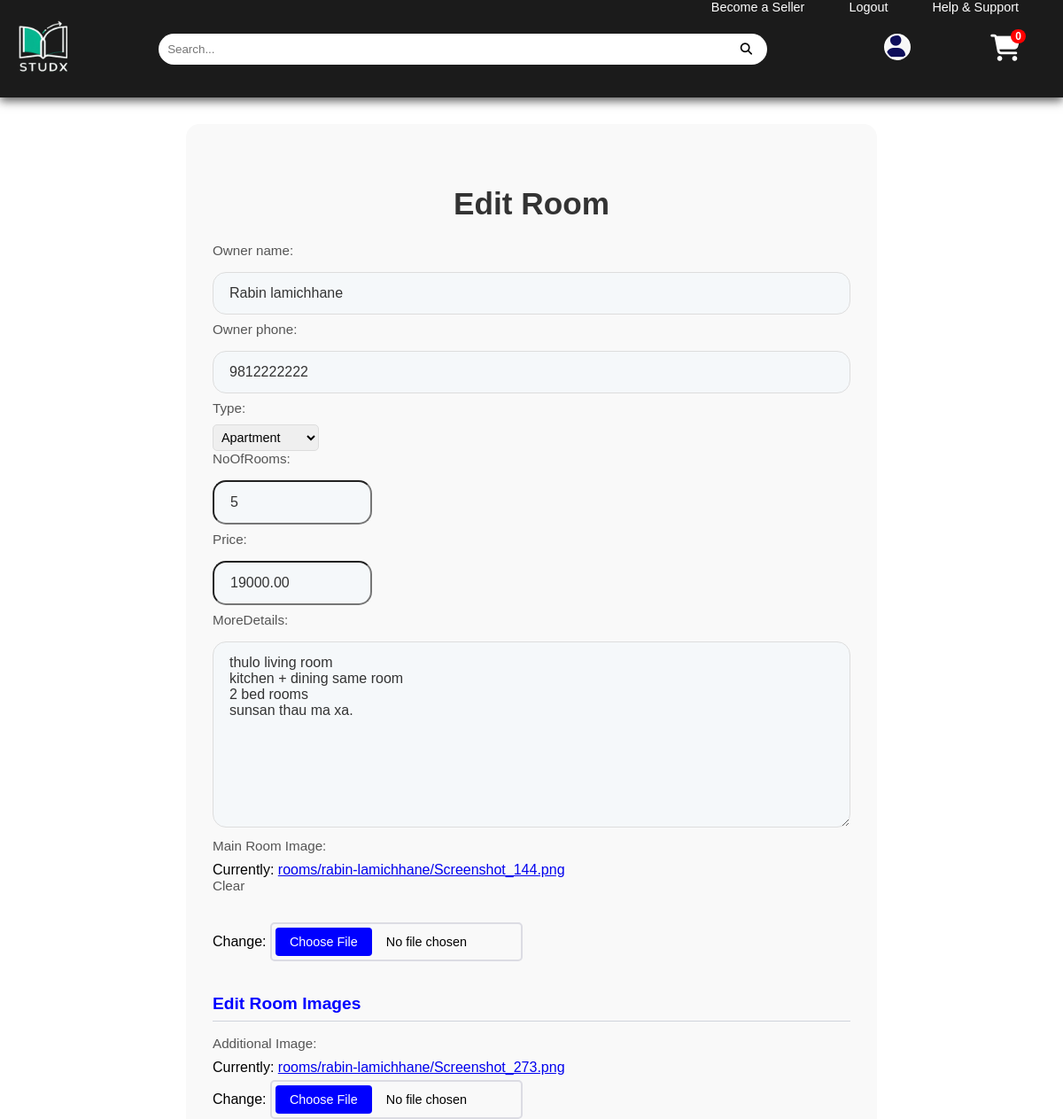
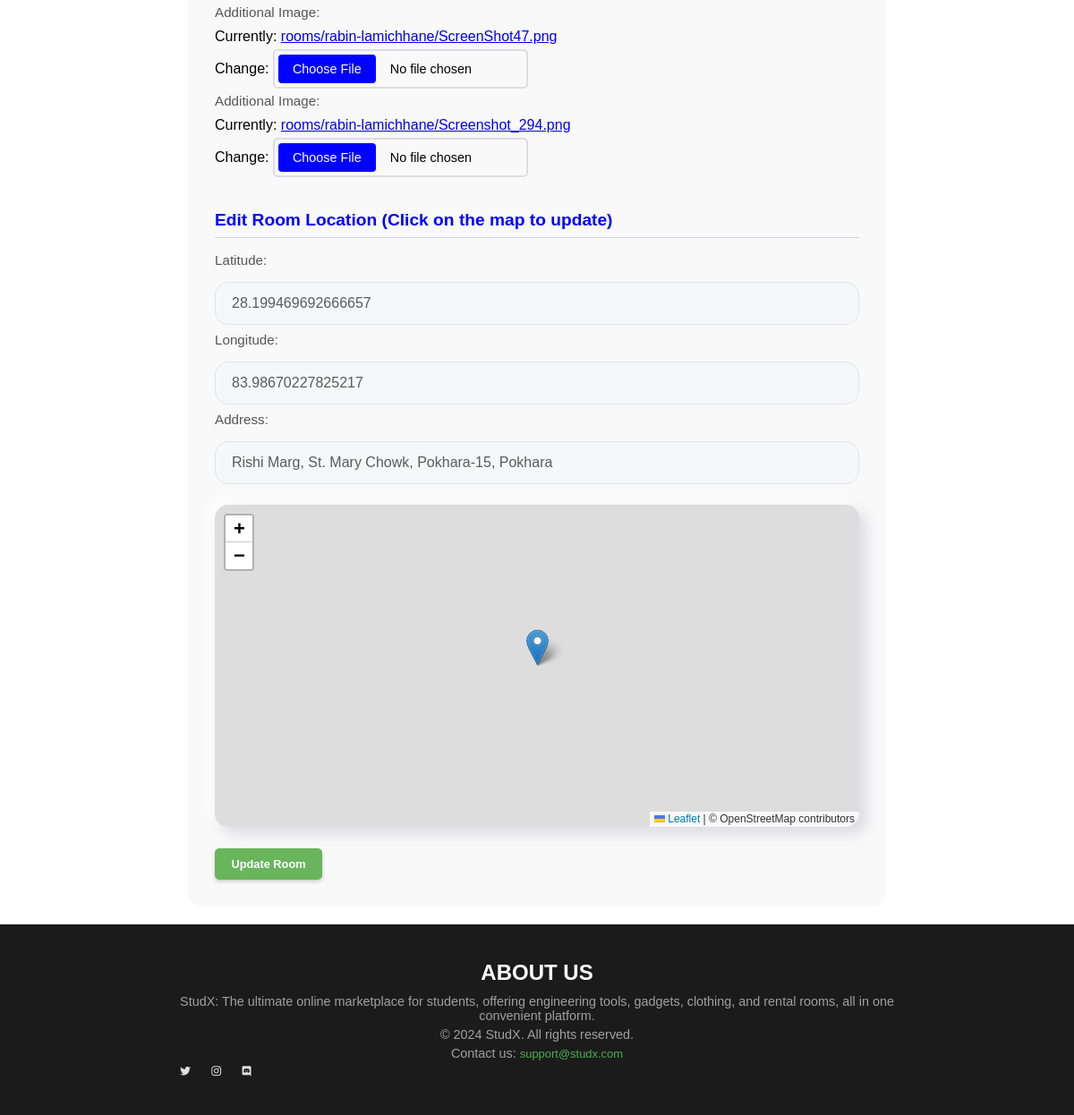
Screenshot of /edit-room/13/ (signed in) with the database file from the repository (2 pictures, top to bottom).
### rent/models.py (models this page shows, shortened)
class Room(models.Model):
    ROOM_TYPES = [
        ('single', 'Single Room'),
        ('double', 'Double Room'),
        ('apartment', 'Apartment'),
        ('hostel', 'Hostel Bed'),
    ]
    owner_name = models.CharField(max_length=100)
    owner_phone = models.CharField(max_length=20)
    type = models.CharField(max_length=100, choices=ROOM_TYPES)
    noOfRooms = models.PositiveIntegerField()
    price = models.DecimalField(max_digits=10, decimal_places=2, default=0.00)
    latitude = models.FloatField()
    longitude = models.FloatField()
    address = models.CharField(max_length=255, blank=True)  # New field
    detailsBy = models.ForeignKey(User, on_delete=models.CASCADE)
    moreDetails = models.TextField()
    main_image = models.ImageField(
        upload_to=room_image_upload_path,
        null=True,
        blank=True,
        verbose_name="Main Room Image"
    )

### rent/views.py (the view)
# urls.py: path('edit-room/<int:room_id>/', views.edit_room, name='edit_room'),
def edit_room(request, room_id):
    room = get_object_or_404(Room, id=room_id)
    if request.user != room.detailsBy:
        return HttpResponseForbidden("You are not allowed to edit this room.")
    RoomImageFormSet = modelformset_factory(RoomImage, form=RoomImageForm, extra=0)
    if request.method == 'POST':
        form = RoomForm(request.POST, request.FILES, instance=room)
        formset = RoomImageFormSet(request.POST, request.FILES, queryset=RoomImage.objects.filter(room=room))
        if form.is_valid() and formset.is_valid():
            room = form.save(commit=False)
            latitude = request.POST.get('latitude')
            longitude = request.POST.get('longitude')
            address = request.POST.get('address')
            if latitude and longitude:
                room.latitude = latitude
                room.longitude = longitude
            if address:
                room.address = address
            room.save()
            for form in formset:
                if form.cleaned_data.get('image'):
                    room_image = form.save(commit=False)
                    room_image.room = room
                    room_image.save()
            messages.success(request, 'Room updated successfully.')
            return redirect('room_details', room_id=room.id)
        else:
            messages.error(request, 'Please correct the errors below.')
    else:
        form = RoomForm(instance=room)
        formset = RoomImageFormSet(queryset=RoomImage.objects.filter(room=room))
    return render(request, 'edit_room.html', {
        'form': form,
        'formset': formset,
        'room': room,
    })

### rent/forms.py
class RoomForm(forms.ModelForm):
    class Meta:
        model = Room
        fields = ['owner_name', 'owner_phone', 'type', 'noOfRooms', 'price', 'latitude', 'longitude','moreDetails', 'main_image']
        widgets = {
            'latitude': forms.HiddenInput(),
            'longitude': forms.HiddenInput(),
        }

### cart/cart.py (called while the page is built)
    def __len__(self):
        return len(self.cart)

### cart/context_processor.py (called while the page is built)
def cart(request):
    return {'cart': Cart(request)}

### store/templatetags/custom_filters.py (called while the page is built)
@register.filter
def sign_username(username):
    return signer.sign(username).split(":")[1]

### rent/templates/edit_room.html (shortened to what this page needs)
{% extends 'base.html' %}
{% block content %}
    <div class="edit-room-wrapper">
        <h2>Edit Room</h2>
        <form method="post" enctype="multipart/form-data">
            <div class="form-group">
                {{ form.as_p }}
            </div>
            <h3>Edit Room Images</h3>
            <div class="form-group">
                {% for form in formset %}
                    {{ form.as_p }}
                {% endfor %}
            </div>
            <h3>Edit Room Location (Click on the map to update)</h3>
            <div class="form-group">
                <label for="latitude">Latitude:</label>
                <input type="text" name="latitude" id="latitude" value="{{ room.latitude }}" readonly>
                <label for="longitude">Longitude:</label>
                <input type="text" name="longitude" id="longitude" value="{{ room.longitude }}" readonly>
                <label>Address:</label>
                <input type="text" name="address" id="address-field" value="{{ room.address }}" readonly>
            </div>
            <div id="map"></div>
            <button type="submit" class="green-button">Update Room</button>
        </form>
    </div>
{% endblock %}

### store/templates/base.html (shortened to what this page needs)
{% load static %}
<!DOCTYPE html>
<html lang="en">
<head>
    <link rel="stylesheet" href="{% static 'css/style.css' %}">
    <link rel="stylesheet" href="https://cdnjs.cloudflare.com/ajax/libs/font-awesome/6.5.2/css/all.min.css"/>
    <link rel="stylesheet"
          href="https://cdn.jsdelivr.net/npm/boxicons@latest/css/boxicons.min.css">
    <link rel="stylesheet" href="https://cdn.jsdelivr.net/npm/swiper@11/swiper-bundle.min.css"/>
    <link rel="stylesheet" href="https://unpkg.com/leaflet@1.9.4/dist/leaflet.css"/>
</head>
<body>
<div>
    {% include "navbar.html" %}
</div>
<div id="content">
    {% block content %}
    {% endblock %}
</div>
<footer>
    <div class="footer-content">
        <div class="about-us">
            <h4>ABOUT US</h4>
            <p>StudX: The ultimate online marketplace for students, offering engineering tools, gadgets,
                clothing, and rental rooms, all in one convenient platform.</p>
            <p>&copy; 2024 StudX. All rights reserved.</p>
            <p>Contact us: <a href="mailto:support@moviefiesta.com">support@studx.com</a></p>
            <div class="social-icons">
                <a href="https://twitter.com" target="_blank"><i class="bx bxl-twitter"></i></a>
                <a href="https://instagram.com" target="_blank"><i class="bx bxl-instagram"></i></a>
                <a href="https://discord.com" target="_blank"><i class="bx bxl-discord"></i></a>
            </div>
        </div>
</footer>
</body>
</html>

### store/templates/navbar.html (shortened to what this page needs)
{% load static %}
{% load custom_filters %}
<section id="header">
    <div class="container">
        <div>
            <a href="{% url 'home' %}"><img alt="" class="logo" src="{% static 'assests/logo.png' %}"></a>
        </div>
        <form class="search-container" action="{% url 'search' %}" method="get">
            <input
                    type="search"
                    name="q"
                    placeholder="Search..."
                    class="search-input"
                    required>
            <button type="submit" class="search-button">
                <i class="fas fa-search"></i>
            </button>
        </form>
        <div class="right-side">
            <div class="wrap1">
                <ul class="primary1" style="display: flex;">
                    <li>
                        <a id="profile-icon"><i class=" login fa-solid fa-user"></i></a>
                    </li>
                    <li>
                        <a class="bye" href="{% url 'cart_summary' %}"><i class="cart-icon fa-solid fa-shopping-cart">
                            <span id="cart-quantity">{{ cart|length }}</span></i></a>
                    </li>
                </ul>
            </div>
        </div>
    </div>
</section>
<div>
    <label class="menu-btn1" for="active">
        <span>
            <div class="navbar">
              <ul class="nav-list">
                {% if user.is_authenticated %}
                    {% if seller_details.is_verified %}
                        <li> <a href="{% url 'seller_profile' encoded_username=request.user.username|sign_username %}">Seller Profile</a></li>
                    {% else %}
                        <li><a href="{% url 'seller_info' %}">Become a Seller</a> </li>
                    {% endif %}
                    <li><a href="{% url 'logout' %}">Logout</a></li>
                {% else %}
                    <li><a href="{% url 'register' %}">Register</a></li>
                    <li><a href="{% url 'login' %}">Login</a></li>
                {% endif %}
                  <li><a href="{% url 'help_and_support' %}">Help & Support</a></li>
             </ul>
           </div>
        </span>
    </label>
</div>

### static/css/style.css (style rules this page uses)
* { padding: 0; margin: 0; box-sizing: border-box; font-family: 'spartan', sans-serif; }
html, body { background-image: url('https://www.transparenttextures.com/patterns/white-wall.png'); width: 100%; }
#content { min-height: 90vh; }
#header { display: flex; padding: 10px 0; align-items: center; width: 100%; background: #1b1b1b; box-shadow: 0px 4px 10px rgba(27, 27, 27, 0.7); }
.container { width: 100%; height: 90px; display: flex; justify-content: space-between; align-items: center; gap: 10px; }
.logo { width: 80px; height: auto; }
.navbar { display: flex; width: 100%; align-items: center; }
.nav-list { position: fixed; top: 0; right: 0; display: flex; list-style: none; padding: 0; }
.nav-list li { margin-right: 50px; }
.nav-list li a { color: white; text-decoration: none; }
.search-container { display: flex; align-items: center; justify-content: center; width: 80%; }
.search-input { padding: 10px; border: none; border-radius: 20px; background: #fff; color: black; width: 80%; transition: width 0.4s ease; }
.search-button { border: none; background-color: transparent; cursor: pointer; padding: 10px; margin-left: -40px; transition: transform 0.4s ease; }
.fa-search { color: black; }
.right-side { display: flex; align-items: center; margin-right: 3rem; }
.right-side .primary1 li a { transition: 0.3s; }
.bye { font-size: 25px; }
.cart-icon { padding-left: 60px; display: flex; color: white; margin-left: 30px; font-size: 30px; }
#cart-quantity { position: absolute; top: -6px; right: -6px; background-color: red; color: white; font-size: 12px; font-weight: bold; padding: 2px 5px; border-radius: 50%; }
.login { display: flex; margin-left: 40px; font-size: 25px; border: 2px solid white; border-radius: 50%; height: 30px; width: 30px; justify-content: center; color: #0E0E5A; background-color: #F7F7F7; cursor: pointer; transition: transform 0.3s ease-in-out; overflow: hidden; }
body { font-family: Arial, sans-serif; }
.menu-btn1 { color: pink; position: absolute; z-index: 1; right: 20px; top: 10px; text-align: center; cursor: pointer; }
.form-group label { display: none; }
.green-button { background-color: #68b55c; color: white; padding: 10px 10px; border: none; border-radius: 5px; cursor: pointer; font-size: 0.8rem; font-weight: bold; box-shadow: 0 2px 4px rgba(0, 0, 0, 0.2); min-width: 120px; }
h2 { text-align: center; margin-bottom: 20px; font-size: 1.5rem; color: #333; }
.form-group { margin-bottom: 15px; }
label { display: block; font-size: 0.9rem; margin-bottom: 5px; color: #555; }
input[type="text"], input[type="tel"], input[type="date"], input[type="file"], textarea, select { padding: 5px; border: 1px solid #ddd; border-radius: 5px; font-size: 0.9rem; }
footer { background: #1b1b1b; color: #e0e0e0; padding: 40px 0; position: relative; bottom: 0; width: 100%; text-align: center; }
.footer-content { max-width: 800px; margin: 0 auto; display: flex; flex-direction: column; align-items: center; gap: 20px; }
.footer-content .about-us { text-align: center; }
.footer-content h4 { margin-bottom: 10px; font-size: 1.5em; color: #ffffff; }
.footer-content p { margin: 5px 0; color: #a0a0a0; }
.footer-content a { color: #4caf50; text-decoration: none; }
.social-icons { display: flex; gap: 20px; }
.social-icons a { color: #e0e0e0; font-size: 1.8em; transition: color 0.3s; }
.footer-content p { font-size: 0.9em; color: #a0a0a0; }
.footer-content a { font-size: 0.9em; }
.primary1 { list-style: none; margin: 0; padding: 0; display: flex; align-items: center; }
.primary1 > li { position: relative; }
h2 { margin-top: 40px; font-size: 1.5rem; font-weight: 600; color: #111; }

### rows the page displays
Room: owner_name "Rabin lamichhane", owner_phone "9812222222", type "Apartment", noOfRooms "5", price "19000.00", moreDetails "thulo living room kitchen + dining same room 2 bed rooms sunsan thau ma xa.", latitude "28.199469692666657", longitude "83.98670227825217", address "Rishi Marg, St. Mary Chowk, Pokhara-15, Pokhara"

### other values shown
{{ cart|length }} "0"
